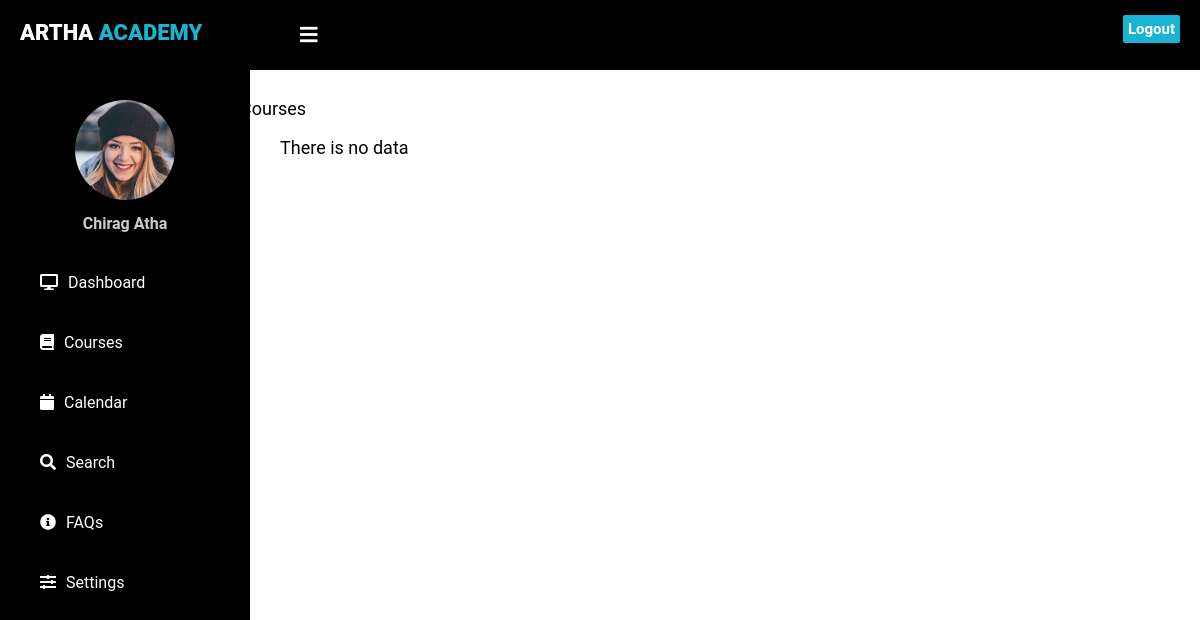
The app's page /accounts/resources/, older data.
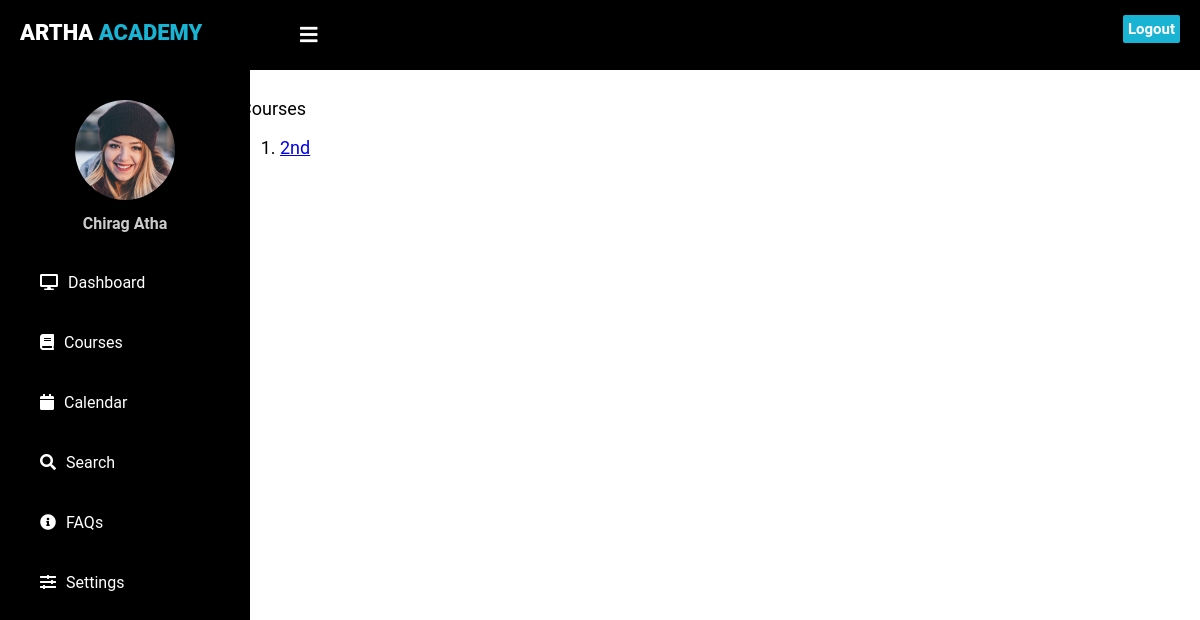
The same page, newer data.
### artha/models.py (models this page shows, shortened)
class Courses(models.Model):
    course_name=models.CharField(max_length=200)
    std = models.CharField(max_length=60 , default='')

### artha/views.py (the view)
# urls.py: path('resources/',views.courses,name= 'resources'),
def courses(request):
    ac = Courses.objects.filter(std__startswith='2')
    context = {'ac' : ac}
    return render (request,'courses.html',context)

### templates/courses.html
<!DOCTYPE html>
{% extends 'basefile.html'%}
{% load static %}
{% block content %}
<p>Courses</p>
<ol>
    {% if ac %}
        {% for x in ac %}
            <li><a href = "/accounts/resources/courses/{{x.id}}/"> {{x.course_name}}</a> </li>
        {% endfor %}
    {% else %}
        There is no data
    {% endif %}
</ol>
{% endblock %}

### templates/basefile.html (shortened to what this page needs)
<!DOCTYPE html>
{% load static %}
<html lang="en" dir="ltr">
  <head>
    <link rel="stylesheet" href="{% static 'artha/style.css' %}">
    <link rel="stylesheet" href="https://cdnjs.cloudflare.com/ajax/libs/font-awesome/5.12.1/css/all.min.css">
  </head>
  <body>
    <header>
      <label for="check">
        <i class="fas fa-bars" id="sidebar_btn"></i>
      </label>
      <div class="left_area">
        <h3>Artha <span>Academy</span></h3>
      </div>
      <div class="right_area">
        <a href="{% url 'logout' %}"  class="logout_btn">Logout</a>
      </div>
    </header>
    <div class="sidebar">
      <center>
        <img src="/static/artha/1.png" class="profile_image" alt="">
        <h4>Chirag Atha</h4>
      </center>
      <a href="/accounts/resources/dashboard"><i class="fas fa-desktop"></i><span>Dashboard</span></a>
      <a href="/accounts/resources/courses"><i class="fas fa-book"></i><span>Courses</span></a>
      <a href="/accounts/resources/calendar"><i class="fas fa-calendar"></i><span>Calendar</span></a>
      <a href="/accounts/resources/search"><i class="fas fa-search"></i><span>Search</span></a>
      <a href="/accounts/resources/faqs"><i class="fas fa-info-circle"></i><span>FAQs</span></a>
      <a href="/accounts/resources/settings"><i class="fas fa-sliders-h"></i><span>Settings</span></a>
    </div>
    <div class="content", name ="content", id ="content" >
     {% block content %}
      {% endblock content %}
    </div>
  </body>
</html>

### static/artha/style.css (style rules this page uses)
body { margin: 0; padding: 0; font-family: "Roboto", sans-serif; }
header { position: fixed; background: #000000; padding: 20px; width: 100%; height: 30px; }
.left_area h3 { color: #fff; margin: 0; text-transform: uppercase; font-size: 22px; font-weight: 900; }
.left_area span { color: #19B3D3; }
.logout_btn { padding: 5px; background: #19B3D3; text-decoration: none; float: right; margin-top: -30px; margin-right: 40px; border-radius: 2px; font-size: 15px; font-weight: 600; color: #fff; transition: 0.5s; transition-property: background; }
.sidebar { background: #000000; margin-top: 70px; padding-top: 30px; position: fixed; left: 0; width: 250px; height: 100%; transition: 0.5s; transition-property: left; }
.sidebar .profile_image { width: 100px; height: 100px; border-radius: 100px; margin-bottom: 10px; }
.sidebar h4 { color: #ccc; margin-top: 0; margin-bottom: 20px; }
.sidebar a { color: #fff; display: block; width: 100%; line-height: 60px; text-decoration: none; padding-left: 40px; box-sizing: border-box; transition: 0.5s; transition-property: background; }
.sidebar i { padding-right: 10px; }
label #sidebar_btn { z-index: 1; color: #fff; position: fixed; cursor: pointer; left: 300px; font-size: 20px; margin: 5px 0; transition: 0.5s; transition-property: color; }
.content { position: absolute; top: 10%; width: 50%; right: 30%; text-align: justify; font-size: 18px; }

Row changes from the older to the newer data that the page shows:
now on this page (row edited): Courses: course_name "2nd"
Text that changed along with them:
text no longer shown: "There is no data"
